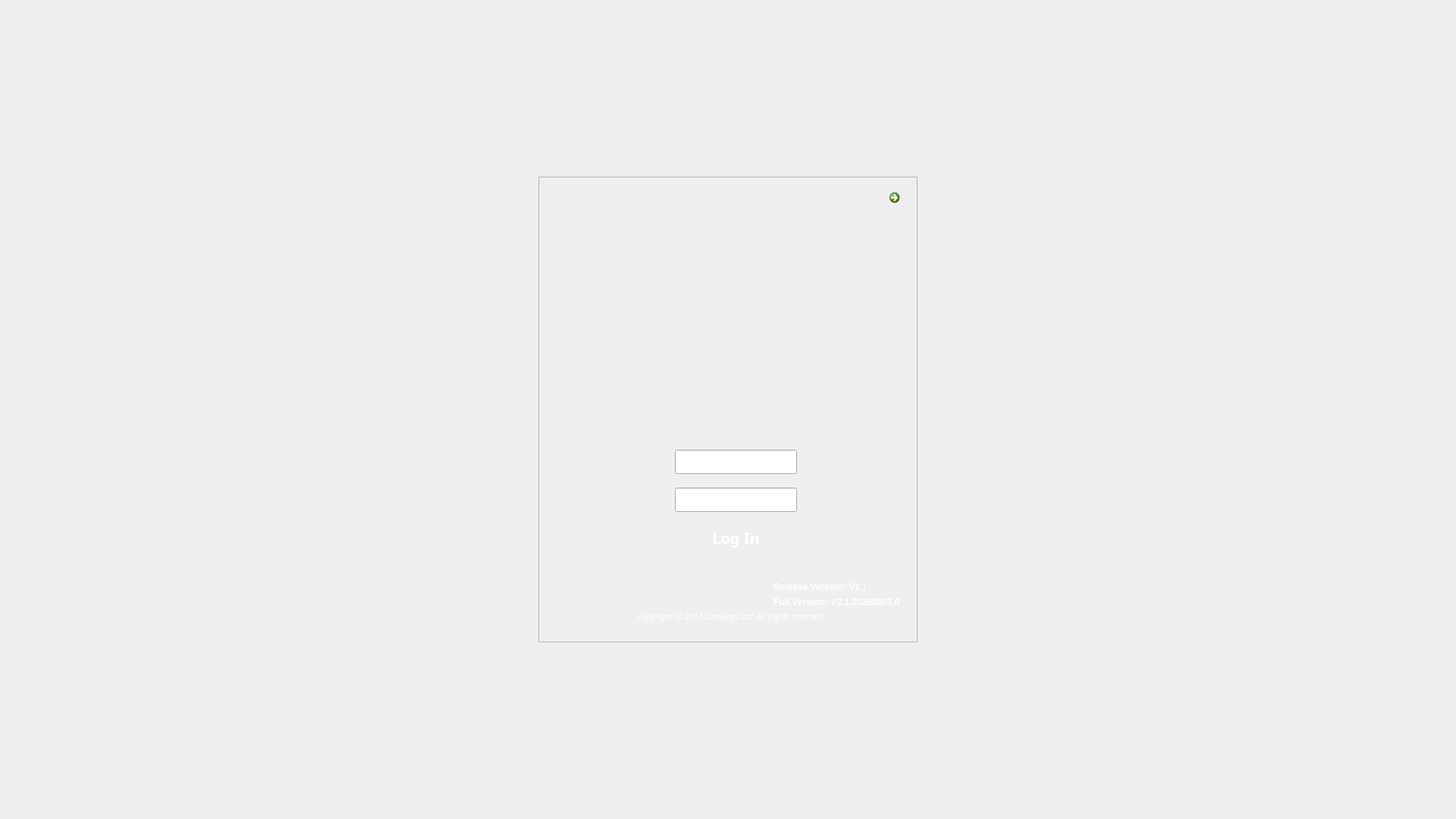
<?xml version="1.0" encoding="UTF-8"?>
<ui version="4.0">
 <class>LoginDialog</class>
 <widget class="QDialog" name="LoginDialog">
  <property name="geometry">
   <rect>
    <x>0</x>
    <y>0</y>
    <width>1920</width>
    <height>1080</height>
   </rect>
  </property>
  <property name="windowTitle">
   <string>Dialog</string>
  </property>
  <property name="styleSheet">
   <string notr="true">#LoginDialog
{background-image: url(:/umimg/UMImage/Log In背景色.png);
}
#LoginDialog *{border-image: url();}</string>
  </property>
  <widget class="QFrame" name="frame">
   <property name="geometry">
    <rect>
     <x>710</x>
     <y>233</y>
     <width>500</width>
     <height>614</height>
    </rect>
   </property>
   <property name="styleSheet">
    <string notr="true">#frame{background-image: url(:/umimg/UMImage/Log In框.png);}
#frame *{border-image: url();}</string>
   </property>
   <property name="frameShape">
    <enum>QFrame::StyledPanel</enum>
   </property>
   <property name="frameShadow">
    <enum>QFrame::Raised</enum>
   </property>
   <property name="lineWidth">
    <number>0</number>
   </property>
   <widget class="QLabel" name="label_2">
    <property name="geometry">
     <rect>
      <x>130</x>
      <y>570</y>
      <width>271</width>
      <height>20</height>
     </rect>
    </property>
    <property name="font">
     <font>
      <family>Aharoni</family>
      <pointsize>8</pointsize>
      <weight>50</weight>
      <italic>true</italic>
      <bold>false</bold>
      <strikeout>false</strikeout>
     </font>
    </property>
    <property name="styleSheet">
     <string notr="true">color: rgb(255, 255, 255);</string>
    </property>
    <property name="text">
     <string>Copyright © 2017 Sinoways Ltd. All rights reserved. </string>
    </property>
   </widget>
   <widget class="QLabel" name="labelLogo">
    <property name="geometry">
     <rect>
      <x>2</x>
      <y>70</y>
      <width>497</width>
      <height>231</height>
     </rect>
    </property>
    <property name="text">
     <string/>
    </property>
    <property name="pixmap">
     <pixmap resource="resource.qrc">:/umimg/UMImage/logo.png</pixmap>
    </property>
    <property name="scaledContents">
     <bool>true</bool>
    </property>
   </widget>
   <widget class="QLabel" name="label_user">
    <property name="geometry">
     <rect>
      <x>130</x>
      <y>360</y>
      <width>32</width>
      <height>32</height>
     </rect>
    </property>
    <property name="autoFillBackground">
     <bool>false</bool>
    </property>
    <property name="frameShape">
     <enum>QFrame::NoFrame</enum>
    </property>
    <property name="frameShadow">
     <enum>QFrame::Sunken</enum>
    </property>
    <property name="lineWidth">
     <number>0</number>
    </property>
    <property name="text">
     <string/>
    </property>
    <property name="pixmap">
     <pixmap resource="resource.qrc">:/umimg/UMImage/user_32px.png</pixmap>
    </property>
   </widget>
   <widget class="QLineEdit" name="lineEditUserName">
    <property name="geometry">
     <rect>
      <x>180</x>
      <y>360</y>
      <width>161</width>
      <height>32</height>
     </rect>
    </property>
    <property name="font">
     <font>
      <family>微软雅黑</family>
      <pointsize>14</pointsize>
      <weight>75</weight>
      <bold>true</bold>
     </font>
    </property>
    <property name="styleSheet">
     <string notr="true">color: rgb(0, 0, 0);</string>
    </property>
    <property name="text">
     <string/>
    </property>
    <property name="maxLength">
     <number>32767</number>
    </property>
   </widget>
   <widget class="QLabel" name="label_pwd">
    <property name="geometry">
     <rect>
      <x>130</x>
      <y>410</y>
      <width>32</width>
      <height>32</height>
     </rect>
    </property>
    <property name="lineWidth">
     <number>1</number>
    </property>
    <property name="text">
     <string/>
    </property>
    <property name="pixmap">
     <pixmap resource="resource.qrc">:/umimg/UMImage/lock_32px.png</pixmap>
    </property>
   </widget>
   <widget class="QCommandLinkButton" name="commandLinkButton">
    <property name="enabled">
     <bool>true</bool>
    </property>
    <property name="geometry">
     <rect>
      <x>455</x>
      <y>10</y>
      <width>38</width>
      <height>41</height>
     </rect>
    </property>
    <property name="cursor">
     <cursorShape>PointingHandCursor</cursorShape>
    </property>
    <property name="layoutDirection">
     <enum>Qt::LeftToRight</enum>
    </property>
    <property name="autoFillBackground">
     <bool>false</bool>
    </property>
    <property name="styleSheet">
     <string notr="true">border-style:flat;</string>
    </property>
    <property name="text">
     <string/>
    </property>
    <property name="icon">
     <iconset resource="resource.qrc">
      <normaloff>:/umimg/UMImage/close_24px.png</normaloff>:/umimg/UMImage/close_24px.png</iconset>
    </property>
    <property name="iconSize">
     <size>
      <width>30</width>
      <height>30</height>
     </size>
    </property>
    <property name="autoDefault">
     <bool>true</bool>
    </property>
    <property name="default">
     <bool>false</bool>
    </property>
   </widget>
   <widget class="QLineEdit" name="lineEditPassWord">
    <property name="geometry">
     <rect>
      <x>180</x>
      <y>410</y>
      <width>161</width>
      <height>32</height>
     </rect>
    </property>
    <property name="font">
     <font>
      <family>微软雅黑</family>
      <pointsize>14</pointsize>
      <weight>75</weight>
      <bold>true</bold>
     </font>
    </property>
    <property name="styleSheet">
     <string notr="true">color: rgb(0, 0, 0);</string>
    </property>
    <property name="text">
     <string/>
    </property>
    <property name="maxLength">
     <number>12</number>
    </property>
    <property name="echoMode">
     <enum>QLineEdit::Password</enum>
    </property>
   </widget>
   <widget class="QPushButton" name="pushButtonLogin">
    <property name="geometry">
     <rect>
      <x>180</x>
      <y>460</y>
      <width>161</width>
      <height>31</height>
     </rect>
    </property>
    <property name="font">
     <font>
      <family>微软雅黑</family>
      <pointsize>15</pointsize>
      <weight>75</weight>
      <bold>true</bold>
     </font>
    </property>
    <property name="cursor">
     <cursorShape>PointingHandCursor</cursorShape>
    </property>
    <property name="focusPolicy">
     <enum>Qt::NoFocus</enum>
    </property>
    <property name="styleSheet">
     <string notr="true">background-image: url(:/umimg/UMImage/Log Inbutton.png);
color: rgb(255, 255, 255);</string>
    </property>
    <property name="text">
     <string>Log In</string>
    </property>
    <property name="default">
     <bool>false</bool>
    </property>
    <property name="flat">
     <bool>true</bool>
    </property>
   </widget>
   <widget class="QLabel" name="label_Pversion">
    <property name="geometry">
     <rect>
      <x>310</x>
      <y>530</y>
      <width>121</width>
      <height>21</height>
     </rect>
    </property>
    <property name="font">
     <font>
      <weight>75</weight>
      <bold>true</bold>
     </font>
    </property>
    <property name="styleSheet">
     <string notr="true">color: rgb(255, 255, 255);</string>
    </property>
    <property name="text">
     <string>Release Version: V2.1</string>
    </property>
   </widget>
   <widget class="QLabel" name="label_Fversion">
    <property name="geometry">
     <rect>
      <x>310</x>
      <y>550</y>
      <width>171</width>
      <height>21</height>
     </rect>
    </property>
    <property name="font">
     <font>
      <weight>75</weight>
      <bold>true</bold>
     </font>
    </property>
    <property name="styleSheet">
     <string notr="true">color: rgb(255, 255, 255);</string>
    </property>
    <property name="text">
     <string>Full Version: V2.1.20260507.0</string>
    </property>
   </widget>
  </widget>
 </widget>
 <resources>
  <include location="resource.qrc"/>
 </resources>
 <connections/>
</ui>
